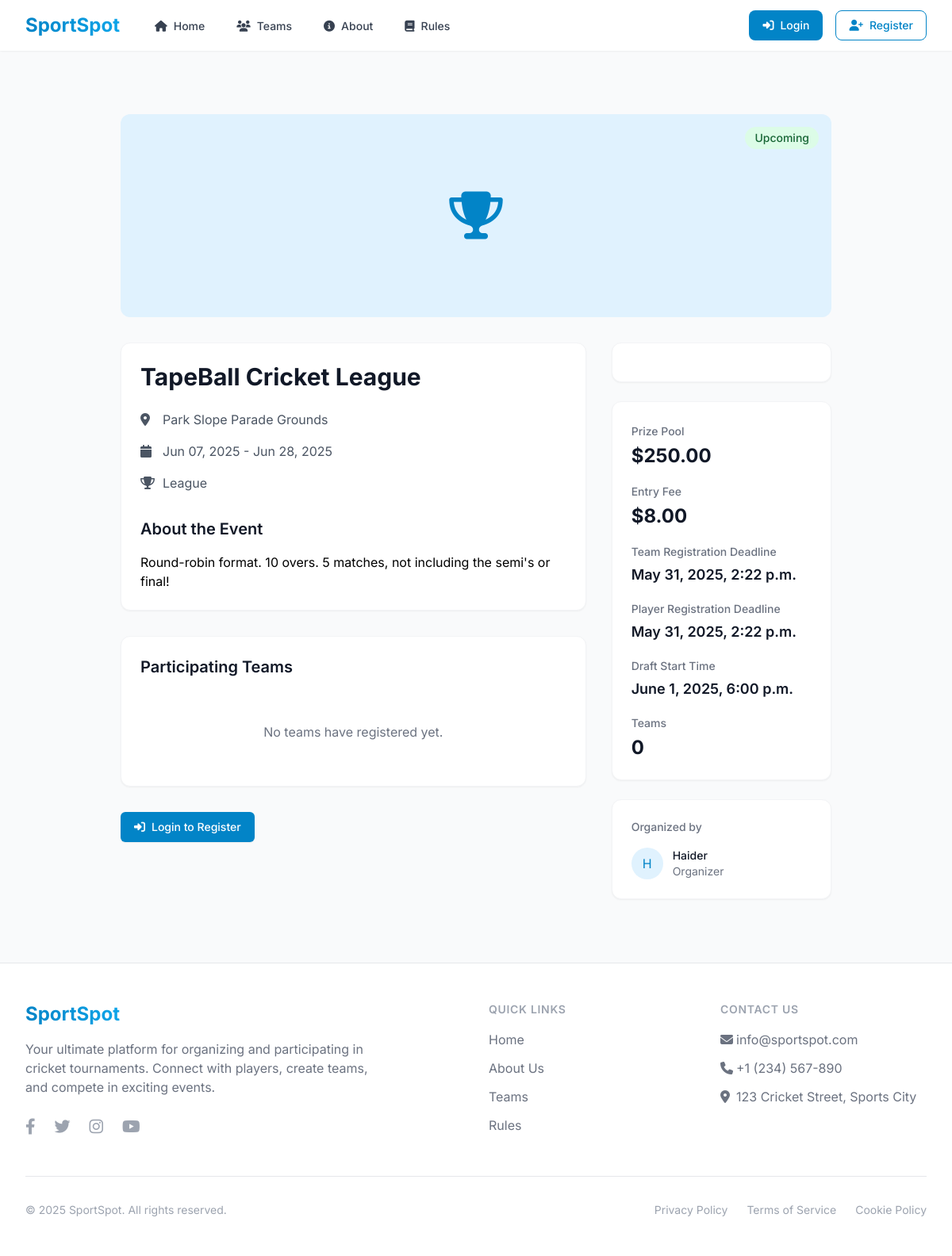
The page /event/1/ on the database its author committed.
### base/models.py (models this page shows, shortened)
class Event(models.Model):
    STATUS_CHOICES = [
        ('upcoming', 'Upcoming'),
        ('in_progress', 'In Progress'),
        ('completed', 'Completed'),
        ('cancelled', 'Cancelled'),
    ]
    FORMAT_CHOICES = [
        ('league', 'League'),
        ('knockout', 'Knockout'),
        ('group', 'Group Stage + Knockout'),
    ]
    name = models.CharField(max_length=200, db_index=True)
    description = models.TextField()
    start_date = models.DateField(db_index=True)
    end_date = models.DateField(db_index=True)
    location = models.CharField(max_length=200)
    format = models.CharField(max_length=20, choices=FORMAT_CHOICES, default='league', db_index=True)
    status = models.CharField(max_length=20, choices=STATUS_CHOICES, default='upcoming', db_index=True)
    prize_pool = models.DecimalField(max_digits=10, decimal_places=2, default=0)
    entry_fee = models.DecimalField(max_digits=10, decimal_places=2, default=0)
    rules = models.TextField(blank=True)
    banner = models.ImageField(upload_to='event_banners/%Y/%m/', blank=True, null=True)
    team_registration_deadline = models.DateTimeField(null=True, blank=True, db_index=True)
    player_registration_deadline = models.DateTimeField(null=True, blank=True, db_index=True)
    draft_in_progress = models.BooleanField(default=False, db_index=True)
    draft_order = models.JSONField(null=True, blank=True)
    current_draft_round = models.PositiveIntegerField(default=1)
    max_rounds = models.PositiveIntegerField(default=5)
    max_team_size = models.PositiveIntegerField(default=11)
    draft_start_time = models.DateTimeField(null=True, blank=True, db_index=True)
    organizer = models.ForeignKey(settings.AUTH_USER_MODEL, on_delete=models.CASCADE, related_name='organized_events', db_index=True)
    teams = models.ManyToManyField('Team', related_name='events', blank=True)
    participants = models.ManyToManyField(settings.AUTH_USER_MODEL, related_name='registered_events', blank=True)
    created_at = models.DateTimeField(auto_now_add=True, db_index=True)
    updated_at = models.DateTimeField(auto_now=True)
    class Meta:
        ordering = ['-start_date']
        indexes = [
            models.Index(fields=['status', 'start_date']),
            models.Index(fields=['draft_in_progress', 'draft_start_time']),
            models.Index(fields=['created_at', 'status']),
            models.Index(fields=['organizer', 'status']),
        ]

class User(AbstractUser):
    BATTING_STYLES = [
        ('right', 'Right Handed'),
        ('left', 'Left Handed'),
    ]
    BOWLING_STYLES = [
        ('fast', 'Fast'),
        ('medium', 'Medium'),
        ('spin', 'Spin'),
    ]
    name = models.CharField(max_length=200, null=True, db_index=True)
    email = models.EmailField(unique=True, db_index=True)
    username = models.CharField(max_length=150, unique=True, db_index=True)
    bio = models.TextField(null=True, blank=True)
    cricket_participant = models.BooleanField(default=True, db_index=True)
    is_staff = models.BooleanField(default=False)
    profile_picture = models.ImageField(upload_to='profile_pics/%Y/%m/', null=True, blank=True)
    phone_number = models.CharField(max_length=15, null=True, blank=True)
    skill_level = models.IntegerField(
        validators=[MinValueValidator(1), MaxValueValidator(5)],
        null=True,
        blank=True,
        help_text="Player skill level from 1-5",
        db_index=True
    )
    batting_style = models.CharField(max_length=50, null=True, blank=True, choices=BATTING_STYLES)
    bowling_style = models.CharField(max_length=50, null=True, blank=True, choices=BOWLING_STYLES)
    matches_played = models.PositiveIntegerField(default=0, db_index=True)
    email_verified = models.BooleanField(default=False, db_index=True)
    email_verification_token = models.CharField(max_length=100, null=True, blank=True, unique=True)
    email_verification_sent_at = models.DateTimeField(null=True, blank=True)
    is_active = models.BooleanField(default=True, db_index=True)
    date_joined = models.DateTimeField(default=timezone.now, db_index=True)
    last_login = models.DateTimeField(null=True, blank=True, db_index=True)
    objects = CustomUserManager()
    USERNAME_FIELD = 'email'
    REQUIRED_FIELDS = ['username']
    class Meta:
        verbose_name = 'User'
        verbose_name_plural = 'Users'
        indexes = [
            models.Index(fields=['name', 'email']),
            models.Index(fields=['date_joined', 'is_active']),
            models.Index(fields=['skill_level', 'cricket_participant']),
        ]

### base/views.py (the view, shortened to what this page needs)
# urls.py: path('event/<int:pk>/', views.event, name='event'),
def event(request, pk):
    event = get_object_or_404(Event, id=pk)
    teams = event.teams.all()
    current_time = timezone.now()
    user_team = None
    user_in_event = False
    can_register_team = False
    can_register_player = False
    context = {
        'event': event,
        'teams': teams,
        'user_team': user_team,
        'user_in_event': user_in_event,
        'can_register_team': can_register_team,
        'can_register_player': can_register_player,
        'current_time': current_time,
    }
    return render(request, 'event.html', context)

### templates/event.html (shortened to what this page needs)
{% extends 'base/main.html' %}
{% load static %}
{% block content %}
<div class="max-w-7xl mx-auto px-4 sm:px-6 lg:px-8 py-12">
    <div class="relative">
        {% if event.banner %}
            <img src="{{ event.banner.url }}" alt="{{ event.name }}" class="w-full h-64 object-cover rounded-xl">
        {% else %}
            <div class="w-full h-64 bg-primary-100 rounded-xl flex items-center justify-center">
                <i class="fas fa-trophy text-6xl text-primary-600"></i>
            </div>
        {% endif %}
        <div class="absolute top-4 right-4">
            <span class="inline-flex items-center px-3 py-1 rounded-full text-sm font-medium
                {% if event.status == 'upcoming' %}bg-green-100 text-green-800
                {% elif event.status == 'in_progress' %}bg-blue-100 text-blue-800
                {% else %}bg-gray-100 text-gray-800{% endif %}">
                {{ event.get_status_display }}
            </span>
        </div>
    </div>
    <div class="mt-8 grid grid-cols-1 lg:grid-cols-3 gap-8">
        <div class="lg:col-span-2 space-y-8">
            <div class="bg-white rounded-xl shadow-sm border border-gray-100 p-6">
                <h1 class="text-3xl font-bold text-gray-900">{{ event.name }}</h1>
                <div class="mt-6 space-y-4">
                    <div class="flex items-center text-gray-600">
                        <i class="fas fa-map-marker-alt w-5"></i>
                        <span class="ml-2">{{ event.location }}</span>
                    </div>
                    <div class="flex items-center text-gray-600">
                        <i class="fas fa-calendar w-5"></i>
                        <span class="ml-2">{{ event.start_date|date:"M d, Y" }} - {{ event.end_date|date:"M d, Y" }}</span>
                    </div>
                    <div class="flex items-center text-gray-600">
                        <i class="fas fa-trophy w-5"></i>
                        <span class="ml-2">{{ event.get_format_display }}</span>
                </div>
            </div>
                <div class="mt-8">
                    <h2 class="text-xl font-semibold text-gray-900 mb-4">About the Event</h2>
                    <div class="prose max-w-none">
                        {{ event.description|linebreaks }}
            </div>
        </div>
            </div>
            <div class="bg-white rounded-xl shadow-sm border border-gray-100 p-6">
                <div class="flex items-center justify-between mb-6">
                    <h2 class="text-xl font-semibold text-gray-900">Participating Teams</h2>
        </div>
                {% if event.teams.all %}
                    <div class="grid grid-cols-1 sm:grid-cols-2 gap-4">
                        {% for team in event.teams.all %}
                            <div class="flex items-center space-x-4 p-4 bg-gray-50 rounded-lg">
                                {% if team.logo %}
                                    <img src="{{ team.logo.url }}" alt="{{ team.name }}" class="h-12 w-12 rounded-full object-cover">
                                {% else %}
                                    <div class="h-12 w-12 rounded-full bg-primary-100 flex items-center justify-center text-primary-600">
                                        <i class="fas fa-users"></i>
            </div>
                                {% endif %}
                                <div>
                                    <h3 class="text-sm font-medium text-gray-900">
                                        <a href="{% url 'team-detail' team.id %}" class="hover:text-primary-600">
                                            {{ team.name }}
                                        </a>
                                    </h3>
                                    <p class="text-sm text-gray-500">{{ team.members.count }} members</p>
            </div>
        </div>
                        {% endfor %}
                    </div>
                {% else %}
                    <p class="text-center text-gray-500 py-8">No teams have registered yet.</p>
                {% endif %}
            </div>
            <div class="mt-8 flex flex-col sm:flex-row gap-4">
                {% if request.user.is_authenticated %}
                    {% if not user_in_event %}
                        {% if can_register_team %}
                            <a href="{% url 'create-team' event_id=event.id %}"
                               class="inline-flex justify-center items-center px-4 py-2 border border-transparent rounded-md shadow-sm text-sm font-medium text-white bg-primary-600 hover:bg-primary-700 focus:outline-none focus:ring-2 focus:ring-offset-2 focus:ring-primary-500">
                                <i class="fas fa-users-cog mr-2"></i>
                                Create Team
                            </a>
                        {% endif %}
                        {% if can_register_player %}
                            <a href="{% url 'register-player' pk=event.id %}"
                               class="inline-flex justify-center items-center px-4 py-2 border border-transparent rounded-md shadow-sm text-sm font-medium text-white bg-green-600 hover:bg-green-700 focus:outline-none focus:ring-2 focus:ring-offset-2 focus:ring-green-500">
                                <i class="fas fa-user-plus mr-2"></i>
                                Register as Player
                            </a>
                        {% endif %}
                    {% else %}
                        <div class="inline-flex items-center px-4 py-2 border border-gray-300 rounded-md shadow-sm text-sm font-medium text-gray-700 bg-gray-50">
                            <i class="fas fa-check-circle text-green-500 mr-2"></i>
                            Already Registered
                        </div>
                    {% endif %}
                {% else %}
                    <a href="{% url 'login' %}?next={{ request.path }}"
                       class="inline-flex justify-center items-center px-4 py-2 border border-transparent rounded-md shadow-sm text-sm font-medium text-white bg-primary-600 hover:bg-primary-700 focus:outline-none focus:ring-2 focus:ring-offset-2 focus:ring-primary-500">
                        <i class="fas fa-sign-in-alt mr-2"></i>
                        Login to Register
                    </a>
                {% endif %}
            </div>
        </div>
        <div class="space-y-6">
            <div class="bg-white rounded-xl shadow-sm border border-gray-100 p-6">
            </div>
            <div class="bg-white rounded-xl shadow-sm border border-gray-100 p-6 space-y-4">
                <div>
                    <label class="text-sm font-medium text-gray-500">Prize Pool</label>
                    <p class="mt-1 text-2xl font-bold text-gray-900">${{ event.prize_pool }}</p>
                </div>
                <div>
                    <label class="text-sm font-medium text-gray-500">Entry Fee</label>
                    <p class="mt-1 text-2xl font-bold text-gray-900">${{ event.entry_fee }}</p>
                </div>
                <div>
                    <label class="text-sm font-medium text-gray-500">Team Registration Deadline</label>
                    {% if event.team_registration_deadline %}
                        <p class="mt-1 text-lg font-semibold text-gray-900">
                            {{ event.team_registration_deadline|date:"F j, Y, g:i a" }}
                        </p>
                    {% else %}
                        <p class="mt-1 text-lg text-gray-500">Not set</p>
                    {% endif %}
                </div>
                <div>
                    <label class="text-sm font-medium text-gray-500">Player Registration Deadline</label>
                    {% if event.player_registration_deadline %}
                        <p class="mt-1 text-lg font-semibold text-gray-900">
                            {{ event.player_registration_deadline|date:"F j, Y, g:i a" }}
                        </p>
                    {% else %}
                        <p class="mt-1 text-lg text-gray-500">Not set</p>
                    {% endif %}
                </div>
                <div>
                    <label class="text-sm font-medium text-gray-500">Draft Start Time</label>
                    {% if event.draft_start_time %}
                        <p class="mt-1 text-lg font-semibold text-gray-900">
                            {{ event.draft_start_time|date:"F j, Y, g:i a" }}
                        </p>
                    {% else %}
                        <p class="mt-1 text-lg text-gray-500">Not set</p>
                    {% endif %}
                </div>
                <div>
                    <label class="text-sm font-medium text-gray-500">Teams</label>
                    <p class="mt-1 text-2xl font-bold text-gray-900">{{ event.teams.count }}</p>
                </div>
            </div>
            <div class="bg-white rounded-xl shadow-sm border border-gray-100 p-6">
                <h3 class="text-sm font-medium text-gray-500 mb-4">Organized by</h3>
                <div class="flex items-center space-x-3">
                    {% if event.organizer.profile_picture %}
                        <img src="{{ event.organizer.profile_picture.url }}"
                             alt="{{ event.organizer.name|default:event.organizer.username }}"
                             class="h-10 w-10 rounded-full object-cover">
                    {% else %}
                        <div class="h-10 w-10 rounded-full bg-primary-100 flex items-center justify-center text-primary-600">
                            {{ event.organizer.name|default:event.organizer.username|first|upper }}
                        </div>
                    {% endif %}
                    <div>
                        <h4 class="text-sm font-medium text-gray-900">
                            {{ event.organizer.name|default:event.organizer.username }}
                        </h4>
                        <p class="text-sm text-gray-500">Organizer</p>
                    </div>
                </div>
            </div>
        </div>
    </div>
    </div>
{% endblock %}

### rows shown on the page
Event: status "Upcoming", name "TapeBall Cricket League", location "Park Slope Parade Grounds", start_date "Jun 07, 2025", end_date "Jun 28, 2025", format "League", description "Round-robin format. 10 overs. 5 matches, not including the semi's or final!", prize_pool "250.00", entry_fee "8.00", team_registration_deadline "May 31, 2025, 2:22 p.m.", player_registration_deadline "May 31, 2025, 2:22 p.m.", draft_start_time "June 1, 2025, 6:00 p.m.", teams.count "0", organizer.name|first "H", organizer.name "Haider"
